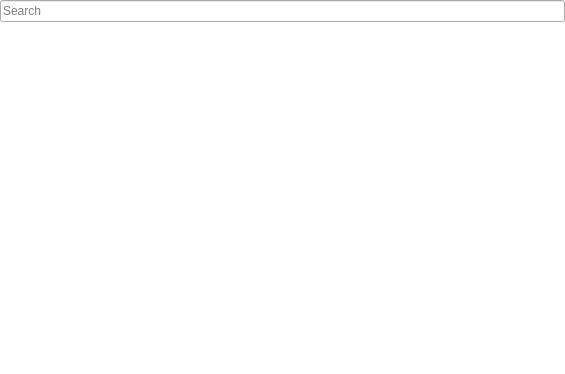
<?xml version="1.0" encoding="UTF-8"?>
<ui version="4.0">
 <class>CustomQueryView</class>
 <widget class="QWidget" name="CustomQueryView">
  <property name="geometry">
   <rect>
    <x>0</x>
    <y>0</y>
    <width>565</width>
    <height>374</height>
   </rect>
  </property>
  <property name="contextMenuPolicy">
   <enum>Qt::CustomContextMenu</enum>
  </property>
  <property name="windowTitle">
   <string/>
  </property>
  <layout class="QVBoxLayout" name="verticalLayout">
   <property name="spacing">
    <number>0</number>
   </property>
   <property name="margin">
    <number>0</number>
   </property>
   <item>
    <widget class="QLineEdit" name="txtSearch">
     <property name="placeholderText">
      <string>Search</string>
     </property>
    </widget>
   </item>
   <item>
    <widget class="QTreeView" name="trvTree">
     <property name="contextMenuPolicy">
      <enum>Qt::CustomContextMenu</enum>
     </property>
     <property name="frameShape">
      <enum>QFrame::NoFrame</enum>
     </property>
     <property name="frameShadow">
      <enum>QFrame::Plain</enum>
     </property>
     <property name="alternatingRowColors">
      <bool>true</bool>
     </property>
     <property name="sortingEnabled">
      <bool>true</bool>
     </property>
    </widget>
   </item>
  </layout>
 </widget>
 <resources/>
 <connections/>
</ui>
